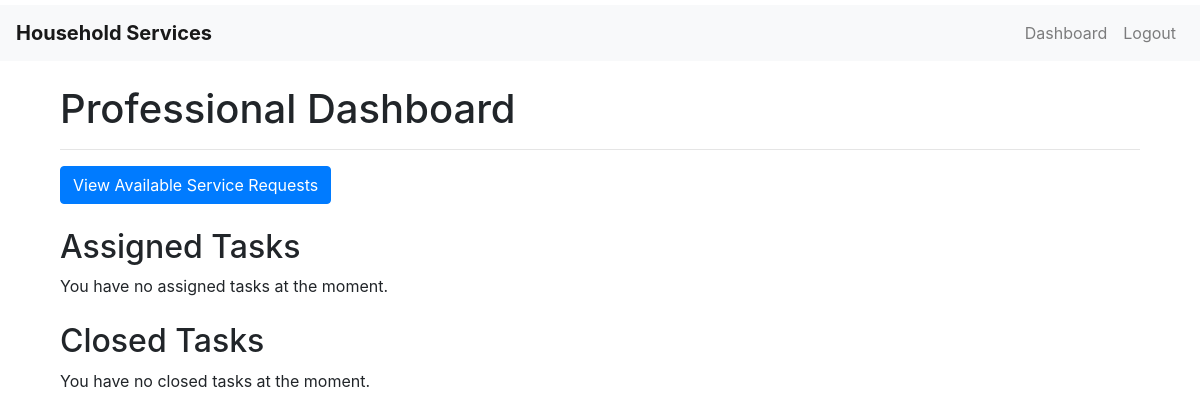
Page /professional_dashboard (signed in) on the earlier database version.
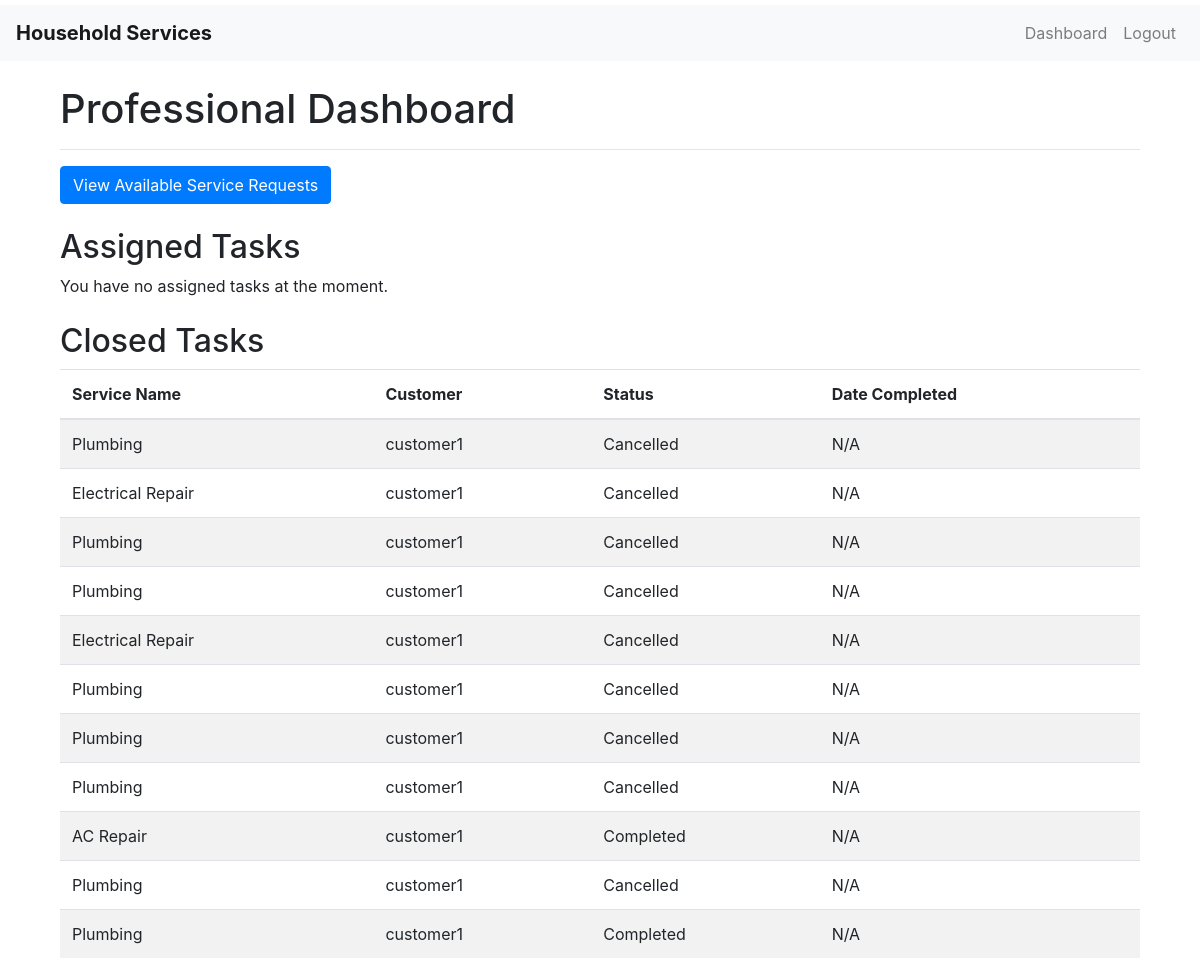
Same page on the later database version.
### models.py (models this page shows, shortened)
class ServiceRequest(db.Model):
    __tablename__ = 'service_requests'
    id = db.Column(db.Integer, primary_key=True)
    service_id = db.Column(db.Integer, db.ForeignKey('services.id'), nullable=False)
    customer_id = db.Column(db.Integer, db.ForeignKey('users.id'), nullable=False)
    professional_id = db.Column(db.Integer, db.ForeignKey('users.id'))
    service_status = db.Column(db.String(20), nullable=False, default='requested')
    service = db.relationship('Service', backref='service_requests')
    date_of_request = db.Column(db.DateTime, default=datetime.utcnow)
    date_of_completion = db.Column(db.DateTime)
    remarks = db.Column(db.Text)

class Service(db.Model):
    __tablename__ = 'services'
    id = db.Column(db.Integer, nullable =False, primary_key=True)
    name = db.Column(db.String(100), nullable=False)
    base_price = db.Column(db.Float, nullable=False)
    time_required = db.Column(db.Integer, nullable=False)  # in minutes
    description = db.Column(db.Text)

class User(UserMixin, db.Model):
    __tablename__ = 'users'
    id = db.Column(db.Integer, primary_key=True)
    username = db.Column(db.String(100), unique=True, nullable=False)
    password = db.Column(db.String(128), nullable=False)
    role = db.Column(db.String(20), nullable=False)
    is_active = db.Column(db.Boolean, default=True)
    date_created = db.Column(db.DateTime, default=datetime.utcnow)
    date_completed = db.Column(db.DateTime)
    is_approved = db.Column(db.Boolean, default=False)
    service_type = db.Column(db.String(100))
    experience = db.Column(db.Integer)
    customer_service_requests = db.relationship('ServiceRequest', backref='customer', foreign_keys='ServiceRequest.customer_id', lazy='dynamic')
    professional_service_requests = db.relationship('ServiceRequest', backref='professional', foreign_keys='ServiceRequest.professional_id', lazy='dynamic')

### routes.py (the view)
@app.route('/professional_dashboard')
@login_required
def professional_dashboard():
    if current_user.role != 'professional':
        flash('Access denied.')
        return redirect(url_for('index'))
    assigned_statuses = ['accepted', 'in_progress']
    assigned_requests = ServiceRequest.query.filter(
        ServiceRequest.professional_id == current_user.id,
        ServiceRequest.service_status.in_(assigned_statuses)
    ).all()
    closed_statuses = ['completed', 'cancelled']
    closed_requests = ServiceRequest.query.filter(
        ServiceRequest.professional_id == current_user.id,
        ServiceRequest.service_status.in_(closed_statuses)
    ).all()
    print(f"Assigned Requests Count: {len(assigned_requests)}")
    for req in assigned_requests:
        print(f"Assigned - ID: {req.id}, Status: {req.service_status}")
    print(f"Closed Requests Count: {len(closed_requests)}")
    for req in closed_requests:
        print(f"Closed - ID: {req.id}, Status: {req.service_status}")
    return render_template(
        'professional_dashboard.html',
        assigned_requests=assigned_requests,
        closed_requests=closed_requests
    )

### app.py (called while the page is built)
@login_manager.user_loader
def load_user(user_id):
    return User.query.get(int(user_id))

### templates/professional_dashboard.html
{% extends 'base.html' %}
{% block content %}
<div class="container mt-4">
    <h1>Professional Dashboard</h1>
    <hr>
    <a href="{{ url_for('view_requests') }}" class="btn btn-primary">View Available Service Requests</a>
    <h2 class="mt-4">Assigned Tasks</h2>
    {% if assigned_requests %}
    <table class="table table-striped">
        <thead>
            <tr>
                <th>Service Name</th>
                <th>Customer</th>
                <th>Status</th>
                <th>Action</th>
            </tr>
        </thead>
        <tbody>
            {% for request in assigned_requests %}
            <tr>
                <td>{{ request.service.name }}</td>
                <td>{{ request.customer.username }}</td>
                <td>{{ request.service_status.capitalize() }}</td>
                <td>
                    <form action="{{ url_for('complete_request', request_id=request.id) }}" method="POST" style="display:inline;">
                        <button type="submit" class="btn btn-sm btn-success" onclick="return confirm('Are you sure you want to mark this task as completed?');">Mark as Completed</button>
                    </form>
                </td>
            </tr>
            {% endfor %}
        </tbody>
    </table>
    {% else %}
    <p>You have no assigned tasks at the moment.</p>
    {% endif %}
    <h2 class="mt-4">Closed Tasks</h2>
    {% if closed_requests %}
    <table class="table table-striped">
        <thead>
            <tr>
                <th>Service Name</th>
                <th>Customer</th>
                <th>Status</th>
                <th>Date Completed</th>
            </tr>
        </thead>
        <tbody>
            {% for request in closed_requests %}
            <tr>
                <td>{{ request.service.name }}</td>
                <td>{{ request.customer.username }}</td>
                <td>{{ request.service_status.capitalize() }}</td>
                <td>{{ request.date_completed.strftime('%Y-%m-%d %H:%M') if request.date_completed else 'N/A' }}</td>
            </tr>
            {% endfor %}
        </tbody>
    </table>
    {% else %}
    <p>You have no closed tasks at the moment.</p>
    {% endif %}
</div>
{% endblock %}

Differences in the rows shown:
now on this page (row edited): ServiceRequest: service.name "Plumbing", customer.username "customer1", service_status "Cancelled", date_completed "N/A"
now on this page (row edited): ServiceRequest: service.name "Electrical Repair", customer.username "customer1", service_status "Cancelled", date_completed "N/A"
now on this page (row edited): ServiceRequest: service.name "Plumbing", customer.username "customer1", service_status "Cancelled", date_completed "N/A"
now on this page (row edited): ServiceRequest: service.name "Plumbing", customer.username "customer1", service_status "Cancelled", date_completed "N/A"
now on this page (row edited): ServiceRequest: service.name "Electrical Repair", customer.username "customer1", service_status "Cancelled", date_completed "N/A"
now on this page (row edited): ServiceRequest: service.name "Plumbing", customer.username "customer1", service_status "Cancelled", date_completed "N/A"
added ServiceRequest: service.name "Plumbing", customer.username "customer1", service_status "Cancelled", date_completed "N/A"
added ServiceRequest: service.name "Plumbing", customer.username "customer1", service_status "Cancelled", date_completed "N/A"
added ServiceRequest: service.name "AC Repair", customer.username "customer1", service_status "Completed", date_completed "N/A"
added ServiceRequest: service.name "Plumbing", customer.username "customer1", service_status "Cancelled", date_completed "N/A"
added ServiceRequest: service.name "Plumbing", customer.username "customer1", service_status "Completed", date_completed "N/A"
Other differences:
text no longer shown: "You have no closed tasks at the moment."
text now shown: "Service Name Customer Status Date Completed"
